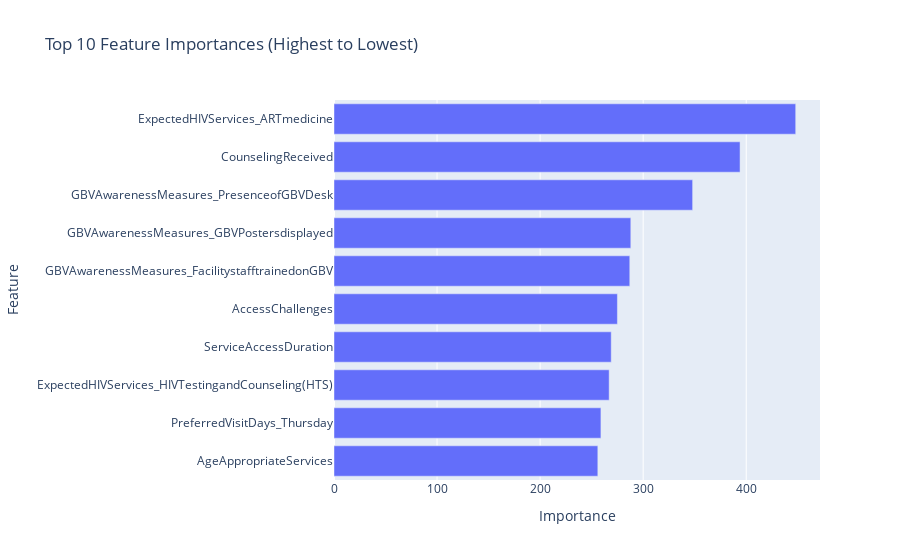

Notebook code cell kept with this figure:
### Code cell
feature_importances = best_model.feature_importances_

# Create a Series for the feature importances
importances = pd.Series(feature_importances, index=X_train.columns)

# Sort the importances and select the top 10, then reverse the Series for plotting
top_10_importances = importances.sort_values(ascending=False)[:10][::-1]

# Create a bar chart using Plotly
fig = px.bar(top_10_importances, x=top_10_importances.values, y=top_10_importances.index, orientation='h',
             labels={'x': 'Importance', 'index': 'Feature'},
             title='Top 10 Feature Importances (Highest to Lowest)')

# Show the plot
fig.show()

### Figure 1 — Plotly figure (JSON) as saved in the notebook; plotly's stock layout.template omitted (floating-point values rounded to 4 significant figures)
{"data": [{"alignmentgroup": "True", "hovertemplate": "Importance=%{x}<br>Feature=%{y}<extra></extra>", "legendgroup": "", "marker": {"color": "#636efa", "pattern": {"shape": ""}}, "name": "", "offsetgroup": "", "orientation": "h", "showlegend": false, "textposition": "auto", "type": "bar", "x": [256, 259, 267, 269, 275, 287, 288, 348, 394, 448], "xaxis": "x", "y": ["AgeAppropriateServices", "PreferredVisitDays_Thursday", "ExpectedHIVServices_HIVTestingandCounseling(HTS)", "ServiceAccessDuration", "AccessChallenges", "GBVAwarenessMeasures_FacilitystafftrainedonGBV", "GBVAwarenessMeasures_GBVPostersdisplayed", "GBVAwarenessMeasures_PresenceofGBVDesk", "CounselingReceived", "ExpectedHIVServices_ARTmedicine"], "yaxis": "y"}], "layout": {"barmode": "relative", "legend": {"tracegroupgap": 0}, "title": {"text": "Top 10 Feature Importances (Highest to Lowest)"}, "xaxis": {"anchor": "y", "domain": [0, 1], "title": {"text": "Importance"}}, "yaxis": {"anchor": "x", "domain": [0, 1], "title": {"text": "Feature"}}}}
